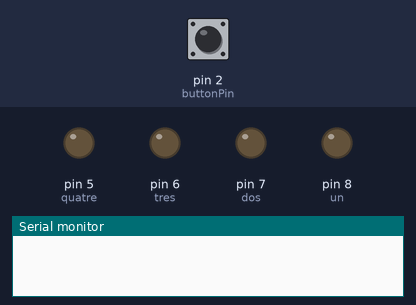
Bench run of a sketch on a simulated Arduino Uno, built with avr-gcc and run on an emulated ATmega328P. Parts: output pins drawn as LEDs (lit = HIGH), the last lines printed to the serial monitor. Dashed ring = blinking. The test bench sets the inputs (shaded band); at power-on: pin 2 (buttonPin) HIGH.

Above: at 1.4 s.
1.5 s: pin 2 (buttonPin) pulled LOW for 3.2 s
At 5.0 s:
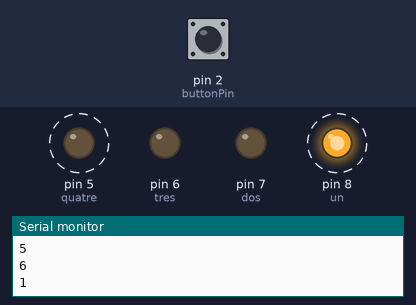
6.2 s: pin 2 (buttonPin) pulled LOW for 0.35 s
At 7.4 s:
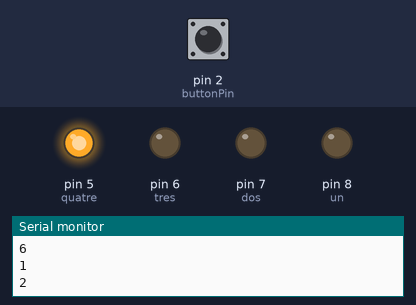
8.0 s: pin 2 (buttonPin) pulled LOW for 1 s
At 9.2 s:
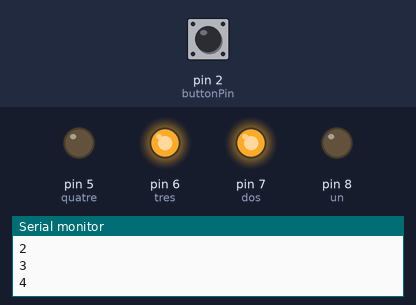
Timing chart, 0 to 11.0 s (numbered marks = the images above; inputs shaded):
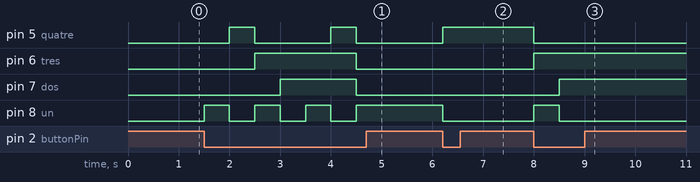

Measured:
- after the input at 1.5 s, pin 5 (quatre): alternates HIGH for 0.50 s and LOW for 1.5 s, starting after 0.50 s; pin 6 (tres): LOW → HIGH after 1.0 s, → LOW 2.0 s later; pin 7 (dos): LOW → HIGH after 1.5 s, → LOW 1.5 s later; pin 8 (un): alternates HIGH for 0.50 s and LOW for 0.50 s, 7 changes in all, then stays HIGH, starting at once
- after the input at 6.2 s, pin 5 (quatre): LOW → HIGH at once; pin 8 (un): HIGH → LOW at once
- after the input at 8.0 s, pin 5 (quatre): HIGH → LOW at once; pin 6 (tres): LOW → HIGH at once; pin 7 (dos): LOW → HIGH after 0.50 s; pin 8 (un): LOW → HIGH at once, → LOW 0.50 s later

The sketch:

001_Sequencia.ino
```cpp
/**********************************************************************************
**                                                                               **
**                            Dau de LEDs                                        **
**                                                                               **
**                                                                               **
**********************************************************************************/

//********** Includes *************************************************************

//********** Variables ************************************************************

const int quatre = 5;
const int tres = 6;
const int dos = 7;
const int un = 8;
const int buttonPin = 2;
int buttonState = LOW;     // variable per llegir l'estat del polsador
int buttonPushCounter = 0;
int temps = 500;

void setup()
{
   pinMode(quatre, OUTPUT);
   pinMode(tres, OUTPUT);
   pinMode(dos, OUTPUT);
   pinMode(un, OUTPUT);
   pinMode(buttonPin, INPUT);
   Serial.begin(9600);
}

void loop() {

  buttonState = digitalRead(buttonPin);

  if (buttonState == LOW)

  {

    buttonPushCounter = buttonPushCounter + 1;

    if (buttonPushCounter == 1 )

   {
     // 1

     Serial.println(buttonPushCounter);
     digitalWrite(quatre, LOW);
     digitalWrite(tres, LOW);
     digitalWrite(dos, LOW);
     digitalWrite(un, HIGH);

      delay(temps);
    }

    else if (buttonPushCounter == 2 )

  {
    // 2

     Serial.println(buttonPushCounter);
     digitalWrite(quatre, HIGH);
     digitalWrite(tres, LOW);
     digitalWrite(dos, LOW);
     digitalWrite(un, LOW);

      delay(temps);
   }

    else if (buttonPushCounter == 3 )

  {
    // 3

     Serial.println(buttonPushCounter);
     digitalWrite(quatre, LOW);
     digitalWrite(tres, HIGH);
     digitalWrite(dos, LOW);
     digitalWrite(un, HIGH);

      delay(temps);
  }

     else if (buttonPushCounter == 4 )

  {
    // 4

     Serial.println(buttonPushCounter);
     digitalWrite(quatre, LOW);
     digitalWrite(tres, HIGH);
     digitalWrite(dos, HIGH);
     digitalWrite(un, LOW);

      delay(temps);

  }
     else if (buttonPushCounter == 5 )


   {
    // 5

     Serial.println(buttonPushCounter);
     digitalWrite(quatre, LOW);
     digitalWrite(tres, HIGH);
     digitalWrite(dos, HIGH);
     digitalWrite(un, HIGH);

      delay(temps);


  }

     else if (buttonPushCounter == 6 )

  {
    // 6
      Serial.println(buttonPushCounter);
     digitalWrite(quatre, HIGH);
     digitalWrite(tres, HIGH);
     digitalWrite(dos, HIGH);
     digitalWrite(un, LOW);

      delay(temps);
   }


      else

   {

      buttonPushCounter = 0 ;

   }

 }

     else if (buttonPushCounter == 0)

   {
     digitalWrite(quatre, LOW);
     digitalWrite(tres, LOW);
     digitalWrite(dos, LOW);
     digitalWrite(un, LOW);

      delay(300);
   }

}
```
